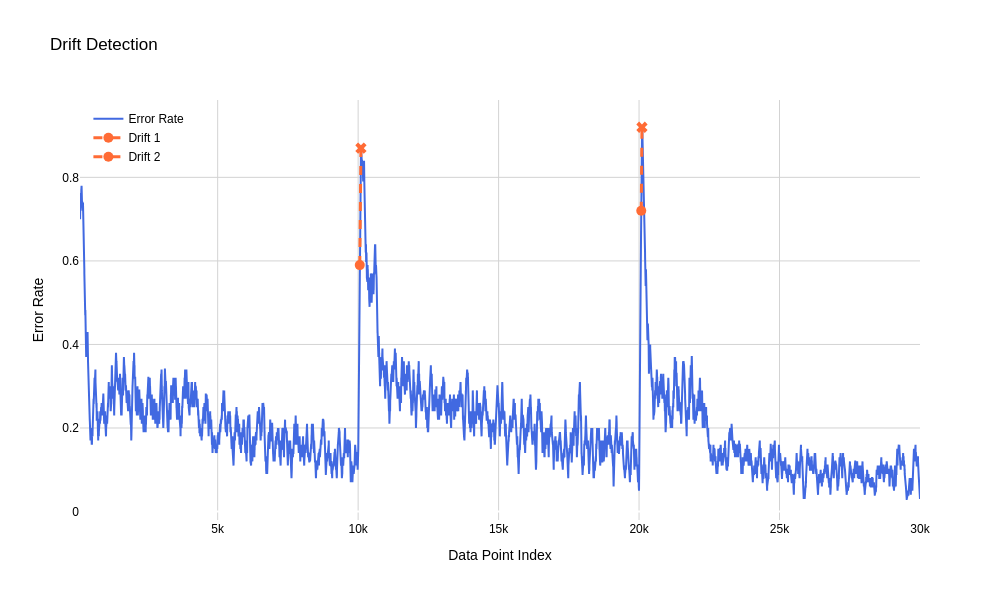

Notebook cell for this chart:
### Markdown cell above
# 7. Error rate based drift detection (DDM & ADWIN)

This method processes the enitre stream without dividing it into blocks.

First an online learning model is trained on the data and based on its predictions an error stream is created. 1 means error 0 means no error from the predictor on a given sample.

The error stream is used by the BinaryErrorDriftDescriptor to detect and describe drifts.

There are several detectors that might be used: "ADWIN", "DDM", "EDDM", "FHDDM", "HDDM_A", "HDDM_W"

After a drift is detected, it is described to determine the point at which the drift begins and ends as well as the error rate at those points. Methods wich will be used to find said points can be chosen from the selection below.

lookback method: 'cusum', 'threshold', 'gradient', 'none'

lookforward method: 'peak', 'recovery', 'none'

### Code cell
from stride.drift.binary_descriptor import generate_error_stream, run_drift_detection, visualization_and_correction

import numpy as np
from sklearn.neural_network import MLPClassifier

detector = "DDM"
lookback_method = "gradient"
lookforward_method = 'recovery'

rate_calculation_sample_size = 100 # Determines the size of the pooling window for error rate calculation
visualize = True


model = MLPClassifier(
    hidden_layer_sizes=(3,),
    max_iter=1,
    random_state=42
)

X_np = X_s.to_numpy() if hasattr(X_s, "to_numpy") else X_s
y_np = y_s.to_numpy() if hasattr(y_s, "to_numpy") else y_s

error_stream, predictions = generate_error_stream(X_np, y_np, model)
error_array = np.array(error_stream)
error_rate = [
    np.mean(error_array[i:i + rate_calculation_sample_size])
    for i in range(len(error_stream) - rate_calculation_sample_size + 1)
]

drift_descriptions = run_drift_detection(error_stream, detector, 1, rate_calculation_sample_size, lookback_method, lookforward_method)
corrected_descriptions = visualization_and_correction(drift_descriptions, error_rate, rate_calculation_sample_size, visualize)
corrected_descriptions

### Figure 1 — Plotly figure (JSON) as saved in the notebook; plotly's stock layout.template omitted (floating-point values rounded to 4 significant figures; data arrays with more than 128 entries replaced by an {"elided": "..."} marker saying what was removed)
{"data": [{"hovertemplate": "Index: %{x}<br>Error Rate: %{y:.3f}<extra></extra>", "line": {"color": "royalblue", "width": 2}, "mode": "lines", "name": "Error Rate", "type": "scatter", "x": {"elided": "29901 int values"}, "y": {"elided": "29901 float values"}}, {"hovertemplate": "<b>Drift 1</b><br>Start Index: 10059<br>Peak/End Index: 10100<br>Duration: 41<br>Error Rate at Start: 0.590<br>Error Rate at Peak: 0.870<br><extra></extra>", "line": {"color": "#FF6B35", "dash": "dash", "width": 3}, "marker": {"color": "#FF6B35", "size": 10, "symbol": ["circle", "x"]}, "mode": "lines+markers", "name": "Drift 1", "type": "scatter", "x": [10059, 10100], "y": [0.59, 0.87]}, {"hovertemplate": "<b>Drift 2</b><br>Start Index: 20078<br>Peak/End Index: 20103<br>Duration: 25<br>Error Rate at Start: 0.720<br>Error Rate at Peak: 0.920<br><extra></extra>", "line": {"color": "#FF6B35", "dash": "dash", "width": 3}, "marker": {"color": "#FF6B35", "size": 10, "symbol": ["circle", "x"]}, "mode": "lines+markers", "name": "Drift 2", "type": "scatter", "x": [20078, 20103], "y": [0.72, 0.92]}], "layout": {"font": {"color": "black", "family": "Arial, sans-serif", "size": 12}, "height": 600, "hovermode": "closest", "legend": {"x": 0.01, "xanchor": "left", "y": 0.99, "yanchor": "top"}, "paper_bgcolor": "white", "plot_bgcolor": "white", "showlegend": true, "title": {"text": "Drift Detection"}, "width": 1000, "xaxis": {"gridcolor": "lightgray", "showgrid": true, "tickfont": {"color": "black", "family": "Arial, sans-serif", "size": 12}, "title": {"font": {"color": "black", "family": "Arial, sans-serif", "size": 14}, "text": "Data Point Index"}}, "yaxis": {"gridcolor": "lightgray", "showgrid": true, "tickfont": {"color": "black", "family": "Arial, sans-serif", "size": 12}, "title": {"font": {"color": "black", "family": "Arial, sans-serif", "size": 14}, "text": "Error Rate"}}}}
